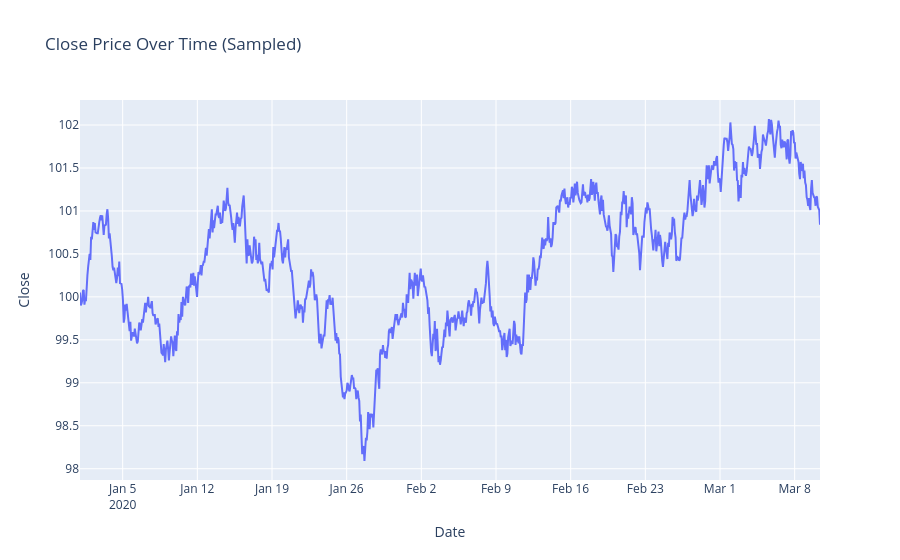

Source (notebook cell):
### Code cell
import plotly.express as px

# 100行ごとにサンプリングでファイルの軽量化
sampled_df = ohlcv_df.iloc[::100]

fig = px.line(
    sampled_df,
    x=sampled_df.index,  # サンプリングしたデータのインデックスを使用
    y="Close",
    title="Close Price Over Time (Sampled)",
)
fig.show()

### Figure 1 — Plotly figure (JSON) as saved in the notebook; plotly's stock layout.template omitted (floating-point values rounded to 4 significant figures; data arrays with more than 128 entries replaced by an {"elided": "..."} marker saying what was removed)
{"data": [{"hovertemplate": "Date=%{x}<br>Close=%{y}<extra></extra>", "legendgroup": "", "line": {"color": "#636efa", "dash": "solid"}, "marker": {"symbol": "circle"}, "mode": "lines", "name": "", "orientation": "v", "showlegend": false, "type": "scatter", "x": {"elided": "1000 str values"}, "xaxis": "x", "y": {"elided": "1000 float values"}, "yaxis": "y"}], "layout": {"legend": {"tracegroupgap": 0}, "title": {"text": "Close Price Over Time (Sampled)"}, "xaxis": {"anchor": "y", "domain": [0, 1], "title": {"text": "Date"}}, "yaxis": {"anchor": "x", "domain": [0, 1], "title": {"text": "Close"}}}}
